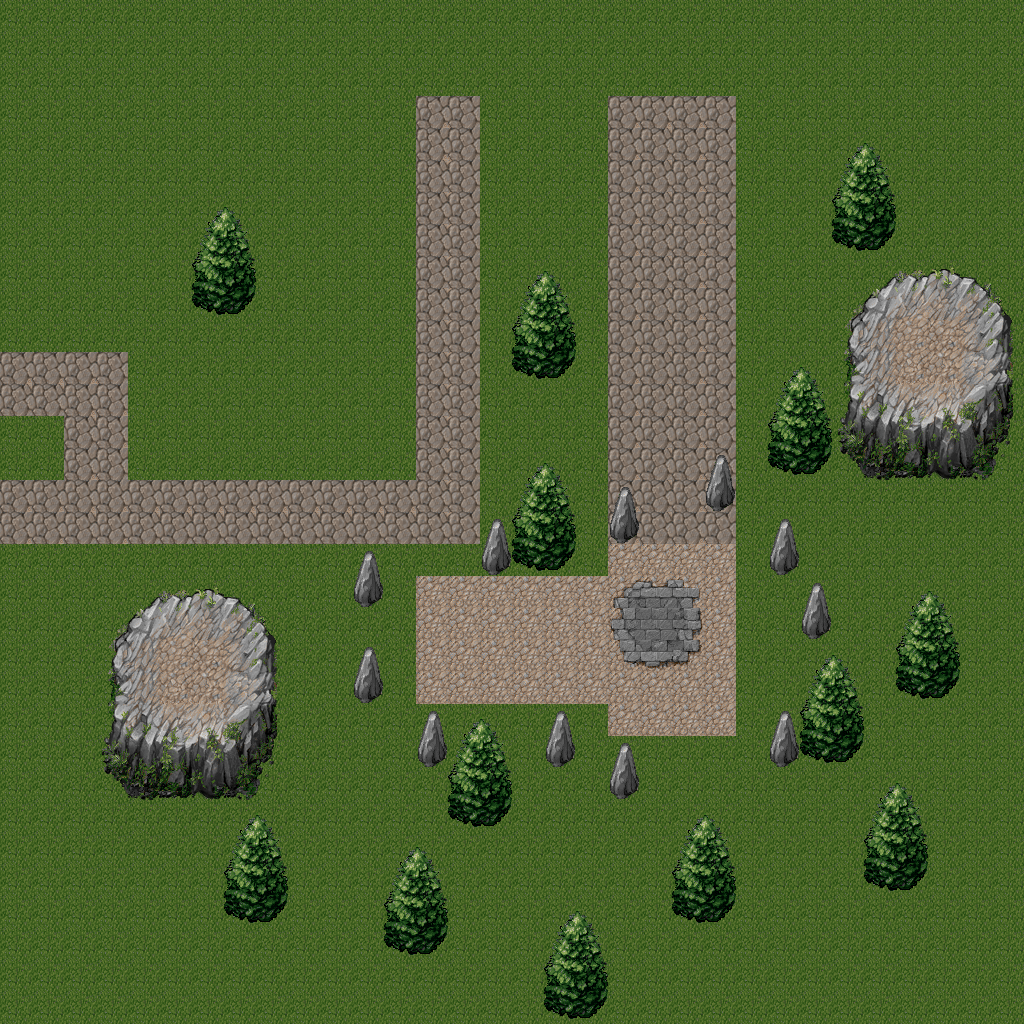

Below is a game level as drawn by its tile map, then a one-line description and the .tmx that defines it (tile-layer data replaced by summaries):
An orthogonal 32x32 tile map with 32x32 px tiles, 2 tile layers (Tile Layer 1, Tile Layer 2).

<map version="1.0" orientation="orthogonal" width="32" height="32" tilewidth="32" tileheight="32">
 <tileset firstgid="1" name="tileset" tilewidth="32" tileheight="32">
  <image source="tileset.png" width="512" height="512" />
 </tileset>
 <layer name="Tile Layer 1" width="32" height="32">
  <data>[1024 cells, 1024 non-empty, 5 distinct tile ids]</data>
 </layer>
 <layer name="Tile Layer 2" width="32" height="32">
  <data>[1024 cells, 258 non-empty, 62 distinct tile ids]</data>
 </layer>
</map>
